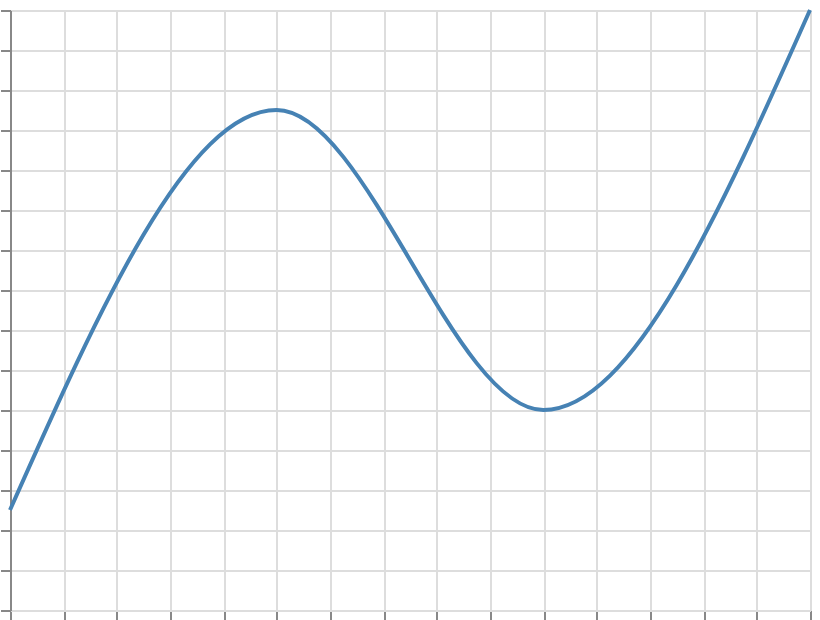

Write the Vega-Lite specification saved for this chart.
### Vega specification from a JSON file in a GitHub repository (floating-point values rounded to 4 significant figures)
{"$schema": "https://vega.github.io/schema/vega/v6.json", "width": 400, "height": 300, "padding": 5, "autosize": "none", "data": [{"name": "table", "values": [{"x": 0, "y": 5}, {"x": 1, "y": 25}, {"x": 2, "y": 10}, {"x": 3, "y": 30}]}], "scales": [{"name": "x", "type": "linear", "domain": {"data": "table", "field": "x"}, "range": "width", "nice": true}, {"name": "y", "type": "linear", "domain": {"data": "table", "field": "y"}, "range": [{"signal": "height"}, 0], "nice": true}], "marks": [{"type": "line", "from": {"data": "table"}, "encode": {"update": {"x": {"scale": "x", "field": "x"}, "y": {"scale": "y", "field": "y"}, "stroke": {"value": "steelblue"}, "strokeWidth": {"value": 2}, "interpolate": {"value": "monotone"}, "tension": {"value": 0.7}}}}], "axes": [{"scale": "x", "orient": "bottom", "grid": true, "labels": false}, {"scale": "y", "orient": "left", "grid": true, "labels": false}]}
